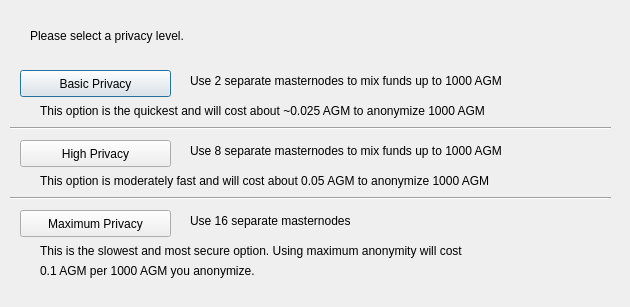
<?xml version="1.0" encoding="UTF-8"?>
<ui version="4.0">
 <class>DarksendConfig</class>
 <widget class="QDialog" name="DarksendConfig">
  <property name="geometry">
   <rect>
    <x>0</x>
    <y>0</y>
    <width>630</width>
    <height>307</height>
   </rect>
  </property>
  <property name="windowTitle">
   <string>Configure PrivateSend</string>
  </property>
  <widget class="QPushButton" name="buttonBasic">
   <property name="geometry">
    <rect>
     <x>20</x>
     <y>70</y>
     <width>151</width>
     <height>27</height>
    </rect>
   </property>
   <property name="text">
    <string>Basic Privacy</string>
   </property>
  </widget>
  <widget class="QPushButton" name="buttonHigh">
   <property name="geometry">
    <rect>
     <x>20</x>
     <y>140</y>
     <width>151</width>
     <height>27</height>
    </rect>
   </property>
   <property name="text">
    <string>High Privacy</string>
   </property>
  </widget>
  <widget class="QPushButton" name="buttonMax">
   <property name="geometry">
    <rect>
     <x>20</x>
     <y>210</y>
     <width>151</width>
     <height>27</height>
    </rect>
   </property>
   <property name="text">
    <string>Maximum Privacy</string>
   </property>
  </widget>
  <widget class="QLabel" name="label">
   <property name="geometry">
    <rect>
     <x>30</x>
     <y>20</y>
     <width>571</width>
     <height>31</height>
    </rect>
   </property>
   <property name="text">
    <string>Please select a privacy level.</string>
   </property>
  </widget>
  <widget class="QLabel" name="label_2">
   <property name="geometry">
    <rect>
     <x>190</x>
     <y>70</y>
     <width>421</width>
     <height>21</height>
    </rect>
   </property>
   <property name="text">
    <string>Use 2 separate masternodes to mix funds up to 1000 AGM</string>
   </property>
  </widget>
  <widget class="QLabel" name="label_3">
   <property name="geometry">
    <rect>
     <x>190</x>
     <y>140</y>
     <width>411</width>
     <height>21</height>
    </rect>
   </property>
   <property name="text">
    <string>Use 8 separate masternodes to mix funds up to 1000 AGM</string>
   </property>
  </widget>
  <widget class="QLabel" name="label_4">
   <property name="geometry">
    <rect>
     <x>190</x>
     <y>210</y>
     <width>421</width>
     <height>21</height>
    </rect>
   </property>
   <property name="text">
    <string>Use 16 separate masternodes</string>
   </property>
  </widget>
  <widget class="QLabel" name="label_6">
   <property name="geometry">
    <rect>
     <x>40</x>
     <y>100</y>
     <width>561</width>
     <height>21</height>
    </rect>
   </property>
   <property name="text">
    <string>This option is the quickest and will cost about ~0.025 AGM to anonymize 1000 AGM</string>
   </property>
  </widget>
  <widget class="QLabel" name="label_7">
   <property name="geometry">
    <rect>
     <x>40</x>
     <y>170</y>
     <width>561</width>
     <height>21</height>
    </rect>
   </property>
   <property name="text">
    <string>This option is moderately fast and will cost about 0.05 AGM to anonymize 1000 AGM</string>
   </property>
  </widget>
  <widget class="QLabel" name="label_8">
   <property name="geometry">
    <rect>
     <x>40</x>
     <y>240</y>
     <width>561</width>
     <height>21</height>
    </rect>
   </property>
   <property name="text">
    <string>This is the slowest and most secure option. Using maximum anonymity will cost</string>
   </property>
  </widget>
  <widget class="QLabel" name="label_9">
   <property name="geometry">
    <rect>
     <x>40</x>
     <y>260</y>
     <width>561</width>
     <height>21</height>
    </rect>
   </property>
   <property name="text">
    <string>0.1 AGM per 1000 AGM you anonymize.</string>
   </property>
  </widget>
  <widget class="Line" name="line">
   <property name="geometry">
    <rect>
     <x>10</x>
     <y>120</y>
     <width>601</width>
     <height>16</height>
    </rect>
   </property>
   <property name="orientation">
    <enum>Qt::Horizontal</enum>
   </property>
  </widget>
  <widget class="Line" name="line_2">
   <property name="geometry">
    <rect>
     <x>10</x>
     <y>190</y>
     <width>601</width>
     <height>16</height>
    </rect>
   </property>
   <property name="orientation">
    <enum>Qt::Horizontal</enum>
   </property>
  </widget>
 </widget>
 <resources/>
 <connections/>
</ui>
